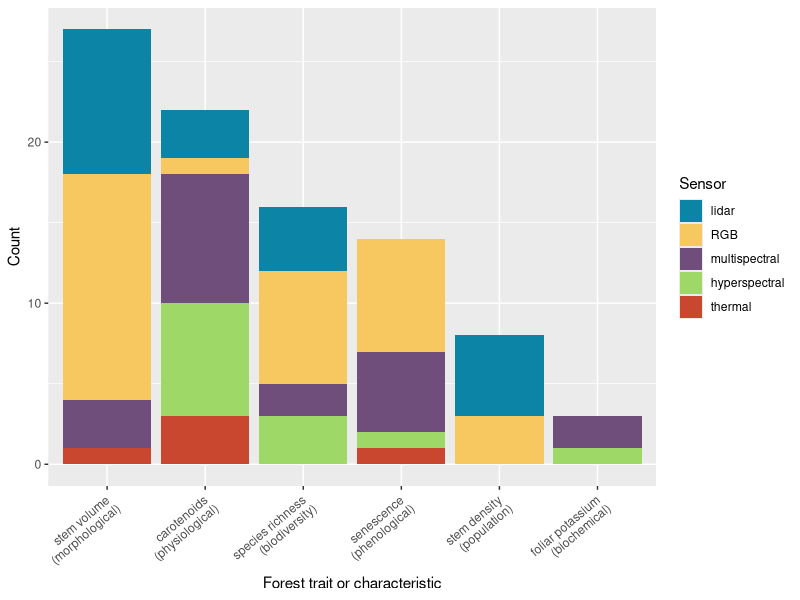
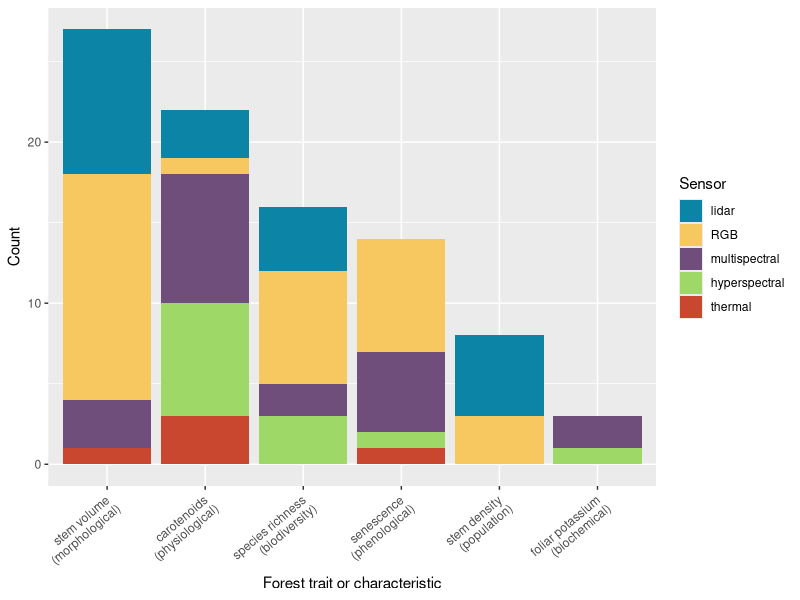
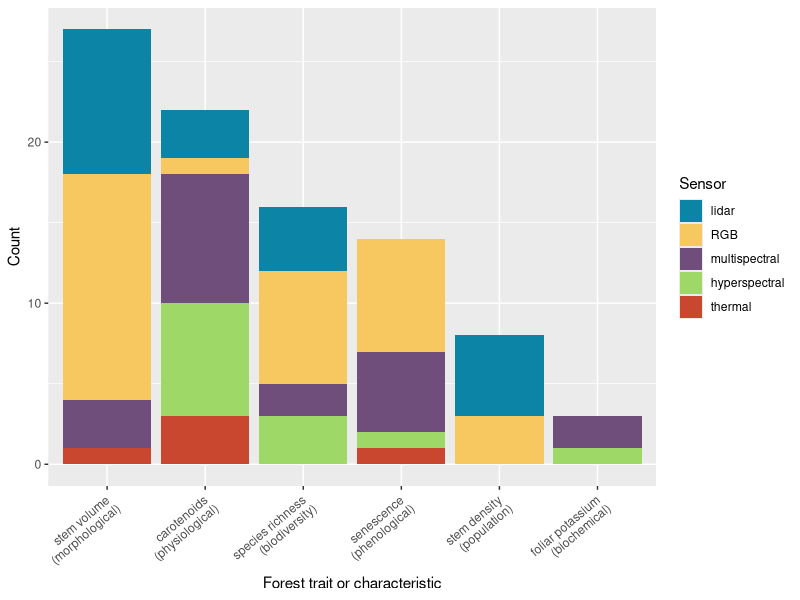

Here is the R script that generated these plots, in order:
# This script creates a stacked bar graph of sensors used to estimate 
# certain traits. Used to be a table in first submission to Landscape Ecology

# Objective: Identify subset of our identified forest traits and count which 
# papers use what type of sensor(s) to measure each trait

library(ggplot2)
# library(reshape2) #melt
library(dplyr)
library(tidyr) #pivot_longer
# library(lemon) #g_legend
# library(gridExtra)
# require(scales) #mylog_trans
library(viridis)

rawdat <- data.frame(readr::read_csv("Fig3_prep.csv")) 

dat <- rawdat %>%
    dplyr::select(-WoS.search) %>%
    tidyr::pivot_longer(cols=RGB:lidar, names_to = "sensor", values_to = "count") %>%
    rename(category=Trait.category) %>%
    rename(trait=Trait) %>%
    mutate(trait_label=paste0(trait," \n (",category,")"))

sensor_order <- c("lidar", "RGB", "multispectral", "hyperspectral", "thermal")
    
# dat$sensor <- reorder(dat$sensor, dat$count)
# dat$sensor <- factor(dat$sensor, levels=rev(levels(dat$sensor)))

cbp1 <- c("#0b84a5","#f6c85f","#6f4e7c","#9ed867","#ca472f")

finalfig <- dat %>% 
    # ggplot(aes(x=trait_label,-count, y=count, fill=sensor)) +
    ggplot(aes(x=reorder(trait_label,-count), y=count, fill=factor(sensor, sensor_order))) +
    geom_bar(position="stack", stat="identity") +
    labs(
        x = "Forest trait or characteristic",
        y = "Count",
        fill = "Sensor"
    ) +
    scale_fill_manual(values = cbp1)  +
    theme(axis.text.x = element_text(angle = 40, hjust = 1))
finalfig

ggsave(file="fig3.pdf", finalfig, width=6, height=4.5, dpi=300)
ggsave(file="fig3.png", finalfig, width=6, height=4.5, dpi=300)
